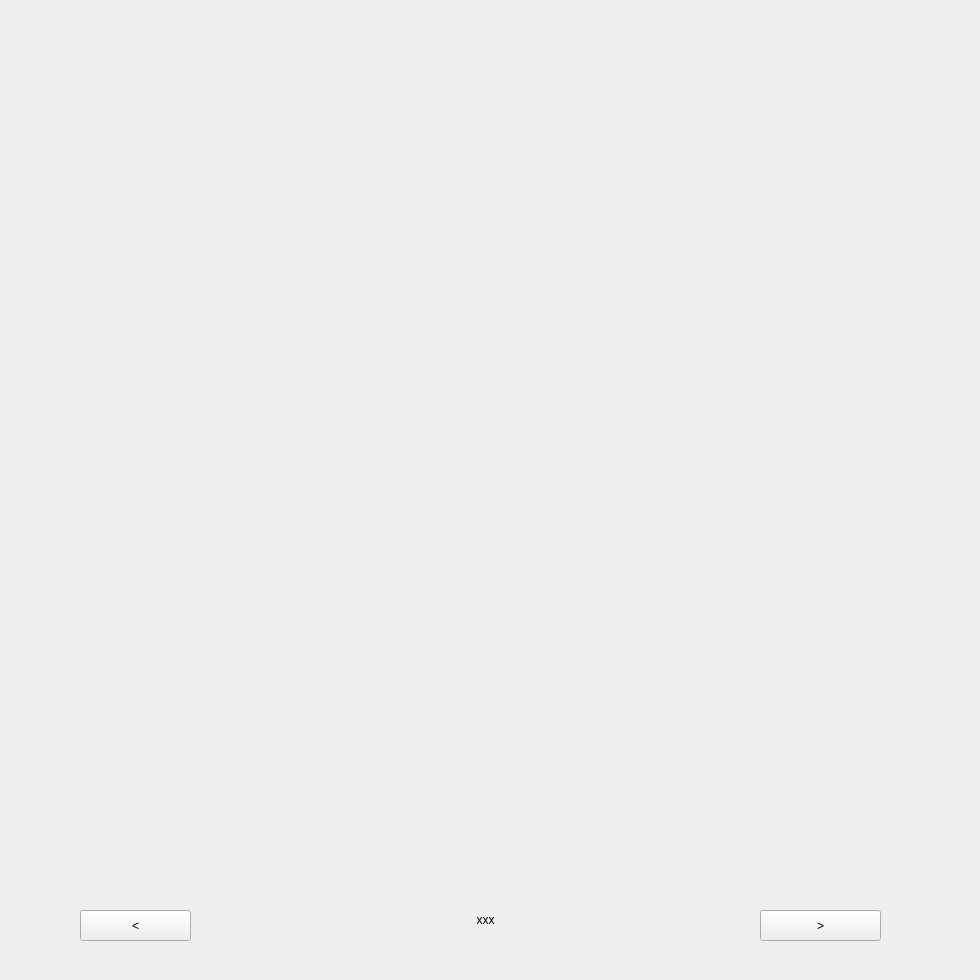
<?xml version="1.0" encoding="UTF-8"?>
<ui version="4.0">
 <class>gallery</class>
 <widget class="QStackedWidget" name="gallery">
  <property name="geometry">
   <rect>
    <x>0</x>
    <y>0</y>
    <width>980</width>
    <height>980</height>
   </rect>
  </property>
  <property name="minimumSize">
   <size>
    <width>980</width>
    <height>980</height>
   </size>
  </property>
  <property name="maximumSize">
   <size>
    <width>980</width>
    <height>980</height>
   </size>
  </property>
  <property name="windowTitle">
   <string>Galería de Imágenes</string>
  </property>
  <widget class="QWidget" name="page">
   <property name="minimumSize">
    <size>
     <width>980</width>
     <height>980</height>
    </size>
   </property>
   <property name="maximumSize">
    <size>
     <width>980</width>
     <height>980</height>
    </size>
   </property>
   <widget class="QPushButton" name="pushButton_16">
    <property name="geometry">
     <rect>
      <x>760</x>
      <y>910</y>
      <width>121</width>
      <height>31</height>
     </rect>
    </property>
    <property name="text">
     <string>&gt;</string>
    </property>
   </widget>
   <widget class="QLabel" name="labelIMGDESC">
    <property name="geometry">
     <rect>
      <x>230</x>
      <y>910</y>
      <width>511</width>
      <height>20</height>
     </rect>
    </property>
    <property name="text">
     <string>xxx</string>
    </property>
    <property name="alignment">
     <set>Qt::AlignCenter</set>
    </property>
   </widget>
   <widget class="QPushButton" name="pushButton_8">
    <property name="geometry">
     <rect>
      <x>80</x>
      <y>910</y>
      <width>111</width>
      <height>31</height>
     </rect>
    </property>
    <property name="text">
     <string>&lt;</string>
    </property>
   </widget>
   <widget class="QLabel" name="labelIMG">
    <property name="geometry">
     <rect>
      <x>40</x>
      <y>20</y>
      <width>880</width>
      <height>880</height>
     </rect>
    </property>
    <property name="minimumSize">
     <size>
      <width>880</width>
      <height>880</height>
     </size>
    </property>
    <property name="maximumSize">
     <size>
      <width>880</width>
      <height>680</height>
     </size>
    </property>
    <property name="text">
     <string/>
    </property>
    <property name="scaledContents">
     <bool>true</bool>
    </property>
   </widget>
  </widget>
  <action name="actionAtras">
   <property name="text">
    <string>atras</string>
   </property>
   <property name="shortcut">
    <string>Left</string>
   </property>
  </action>
 </widget>
 <resources/>
 <connections/>
</ui>
